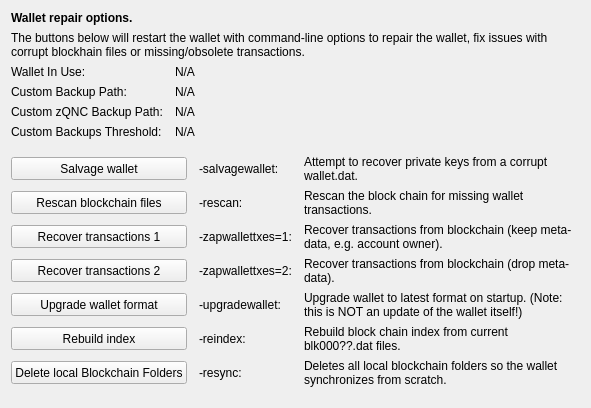
     <widget class="QWidget" name="tab_repair">
      <attribute name="title">
       <string>&amp;Wallet Repair</string>
      </attribute>
      <layout class="QGridLayout" name="gridLayout_4" columnstretch="0,0,0,0">
       <property name="horizontalSpacing">
        <number>12</number>
       </property>
       <item row="0" column="0" colspan="4">
        <widget class="QLabel" name="label_repair_header">
         <property name="font">
          <font>
           <weight>75</weight>
           <bold>true</bold>
          </font>
         </property>
         <property name="text">
          <string>Wallet repair options.</string>
         </property>
        </widget>
       </item>
       <item row="1" column="0" colspan="4">
        <widget class="QLabel" name="label_repair_helptext">
         <property name="font">
          <font>
           <weight>50</weight>
           <bold>false</bold>
          </font>
         </property>
         <property name="text">
          <string>The buttons below will restart the wallet with command-line options to repair the wallet, fix issues with corrupt blockhain files or missing/obsolete transactions.</string>
         </property>
         <property name="wordWrap">
          <bool>true</bool>
         </property>
        </widget>
       </item>
       <item row="2" column="0">
        <widget class="QLabel" name="wallet_path_label">
         <property name="text">
          <string>Wallet In Use:</string>
         </property>
        </widget>
       </item>
       <item row="2" column="1" colspan="3">
        <widget class="QLabel" name="wallet_path">
         <property name="cursor">
          <cursorShape>IBeamCursor</cursorShape>
         </property>
         <property name="text">
          <string>N/A</string>
         </property>
         <property name="textFormat">
          <enum>Qt::PlainText</enum>
         </property>
         <property name="textInteractionFlags">
          <set>Qt::LinksAccessibleByMouse|Qt::TextSelectableByKeyboard|Qt::TextSelectableByMouse</set>
         </property>
        </widget>
       </item>
       <item row="3" column="0">
        <widget class="QLabel" name="wallet_custombackuppath_label">
         <property name="text">
          <string>Custom Backup Path:</string>
         </property>
         <property name="visible">
          <bool>false</bool>
         </property>
        </widget>
       </item>
       <item row="3" column="1" colspan="3">
        <widget class="QLabel" name="wallet_custombackuppath">
         <property name="cursor">
          <cursorShape>IBeamCursor</cursorShape>
         </property>
         <property name="text">
          <string>N/A</string>
         </property>
         <property name="textFormat">
          <enum>Qt::PlainText</enum>
         </property>
         <property name="textInteractionFlags">
          <set>Qt::LinksAccessibleByMouse|Qt::TextSelectableByKeyboard|Qt::TextSelectableByMouse</set>
         </property>
         <property name="visible">
          <bool>false</bool>
         </property>
        </widget>
       </item>
       <item row="4" column="0">
        <widget class="QLabel" name="wallet_customzpivxbackuppath_label">
         <property name="text">
          <string>Custom zQNC Backup Path:</string>
         </property>
         <property name="visible">
          <bool>false</bool>
         </property>
        </widget>
       </item>
       <item row="4" column="1" colspan="3">
        <widget class="QLabel" name="wallet_customzpivxbackuppath">
         <property name="cursor">
          <cursorShape>IBeamCursor</cursorShape>
         </property>
         <property name="text">
          <string>N/A</string>
         </property>
         <property name="textFormat">
          <enum>Qt::PlainText</enum>
         </property>
         <property name="textInteractionFlags">
          <set>Qt::LinksAccessibleByMouse|Qt::TextSelectableByKeyboard|Qt::TextSelectableByMouse</set>
         </property>
         <property name="visible">
          <bool>false</bool>
         </property>
        </widget>
       </item>
       <item row="5" column="0">
        <widget class="QLabel" name="wallet_custombackupthreshold_label">
         <property name="text">
          <string>Custom Backups Threshold:</string>
         </property>
         <property name="visible">
          <bool>false</bool>
         </property>
        </widget>
       </item>
       <item row="5" column="1" colspan="3">
        <widget class="QLabel" name="wallet_custombackupthreshold">
         <property name="cursor">
          <cursorShape>IBeamCursor</cursorShape>
         </property>
         <property name="text">
          <string>N/A</string>
         </property>
         <property name="textFormat">
          <enum>Qt::PlainText</enum>
         </property>
         <property name="textInteractionFlags">
          <set>Qt::LinksAccessibleByMouse|Qt::TextSelectableByKeyboard|Qt::TextSelectableByMouse</set>
         </property>
         <property name="visible">
          <bool>false</bool>
         </property>
        </widget>
       </item>
       <item row="6" column="0">
        <spacer name="verticalSpacer_repair1">
         <property name="orientation">
          <enum>Qt::Vertical</enum>
         </property>
         <property name="sizeHint" stdset="0">
          <size>
           <width>10</width>
           <height>10</height>
          </size>
         </property>
        </spacer>
       </item>
       <item row="7" column="0" colspan="2">
        <widget class="QPushButton" name="btn_salvagewallet">
         <property name="minimumSize">
          <size>
           <width>100</width>
           <height>23</height>
          </size>
         </property>
         <property name="text">
          <string>Salvage wallet</string>
         </property>
        </widget>
       </item>
       <item row="7" column="2">
        <widget class="QLabel" name="label_repair_salvage_command">
         <property name="text">
          <string notr="true">-salvagewallet:</string>
         </property>
        </widget>
       </item>
       <item row="7" column="3">
        <widget class="QLabel" name="label_repair_salvage">
         <property name="text">
          <string>Attempt to recover private keys from a corrupt wallet.dat.</string>
         </property>
         <property name="wordWrap">
          <bool>true</bool>
         </property>
        </widget>
       </item>
       <item row="8" column="0" colspan="2">
        <widget class="QPushButton" name="btn_rescan">
         <property name="minimumSize">
          <size>
           <width>100</width>
           <height>23</height>
          </size>
         </property>
         <property name="text">
          <string>Rescan blockchain files</string>
         </property>
        </widget>
       </item>
       <item row="8" column="2">
        <widget class="QLabel" name="label_repair_rescan_command">
         <property name="text">
          <string notr="true">-rescan:</string>
         </property>
        </widget>
       </item>
       <item row="8" column="3">
        <widget class="QLabel" name="label_repair_rescan">
         <property name="text">
          <string>Rescan the block chain for missing wallet transactions.</string>
         </property>
         <property name="wordWrap">
          <bool>true</bool>
         </property>
        </widget>
       </item>
       <item row="9" column="0" colspan="2">
        <widget class="QPushButton" name="btn_zapwallettxes1">
         <property name="minimumSize">
          <size>
           <width>100</width>
           <height>23</height>
          </size>
         </property>
         <property name="text">
          <string>Recover transactions 1</string>
         </property>
        </widget>
       </item>
       <item row="9" column="2">
        <widget class="QLabel" name="label_repair_zap1_command">
         <property name="text">
          <string notr="true">-zapwallettxes=1:</string>
         </property>
        </widget>
       </item>
       <item row="9" column="3">
        <widget class="QLabel" name="label_repair_zap1">
         <property name="text">
          <string>Recover transactions from blockchain (keep meta-data, e.g. account owner).</string>
         </property>
         <property name="wordWrap">
          <bool>true</bool>
         </property>
        </widget>
       </item>
       <item row="10" column="0" colspan="2">
        <widget class="QPushButton" name="btn_zapwallettxes2">
         <property name="minimumSize">
          <size>
           <width>100</width>
           <height>23</height>
          </size>
         </property>
         <property name="text">
          <string>Recover transactions 2</string>
         </property>
        </widget>
       </item>
       <item row="10" column="2">
        <widget class="QLabel" name="label_repair_zap2_command">
         <property name="text">
          <string notr="true">-zapwallettxes=2:</string>
         </property>
        </widget>
       </item>
       <item row="10" column="3">
        <widget class="QLabel" name="label_repair_zap2">
         <property name="text">
          <string>Recover transactions from blockchain (drop meta-data).</string>
         </property>
         <property name="wordWrap">
          <bool>true</bool>
         </property>
        </widget>
       </item>
       <item row="11" column="0" colspan="2">
        <widget class="QPushButton" name="btn_upgradewallet">
         <property name="minimumSize">
          <size>
           <width>100</width>
           <height>23</height>
          </size>
         </property>
         <property name="text">
          <string>Upgrade wallet format</string>
         </property>
        </widget>
       </item>
       <item row="11" column="2">
        <widget class="QLabel" name="label_repair_upgrade_command">
         <property name="text">
          <string notr="true">-upgradewallet:</string>
         </property>
        </widget>
       </item>
       <item row="11" column="3">
        <widget class="QLabel" name="label_repair_upgrade">
         <property name="text">
          <string>Upgrade wallet to latest format on startup. (Note: this is NOT an update of the wallet itself!)</string>
         </property>
         <property name="wordWrap">
          <bool>true</bool>
         </property>
        </widget>
       </item>
       <item row="12" column="0" colspan="2">
        <widget class="QPushButton" name="btn_reindex">
         <property name="minimumSize">
          <size>
           <width>100</width>
           <height>23</height>
          </size>
         </property>
         <property name="text">
          <string>Rebuild index</string>
         </property>
        </widget>
       </item>
       <item row="12" column="2">
        <widget class="QLabel" name="label_repair_reindex_command">
         <property name="text">
          <string notr="true">-reindex:</string>
         </property>
        </widget>
       </item>
       <item row="12" column="3">
        <widget class="QLabel" name="label_repair_reindex">
         <property name="text">
          <string>Rebuild block chain index from current blk000??.dat files.</string>
         </property>
         <property name="wordWrap">
          <bool>true</bool>
         </property>
        </widget>
       </item>
       <item row="13" column="0" colspan="2">
        <widget class="QPushButton" name="btn_resync">
         <property name="minimumSize">
          <size>
           <width>100</width>
           <height>23</height>
          </size>
         </property>
         <property name="text">
          <string>Delete local Blockchain Folders</string>
         </property>
        </widget>
       </item>
       <item row="13" column="2">
        <widget class="QLabel" name="label_repair_resync_command">
         <property name="text">
          <string>-resync:</string>
         </property>
        </widget>
       </item>
       <item row="13" column="3">
        <widget class="QLabel" name="label_repair_resync">
         <property name="text">
          <string>Deletes all local blockchain folders so the wallet synchronizes from scratch.</string>
         </property>
         <property name="wordWrap">
          <bool>true</bool>
         </property>
        </widget>
       </item>
       <item row="14" column="0">
        <spacer name="verticalSpacer_repair2">
         <property name="orientation">
          <enum>Qt::Vertical</enum>
         </property>
         <property name="sizeHint" stdset="0">
          <size>
           <width>20</width>
           <height>10</height>
          </size>
         </property>
        </spacer>
       </item>
      </layout>
     </widget>
